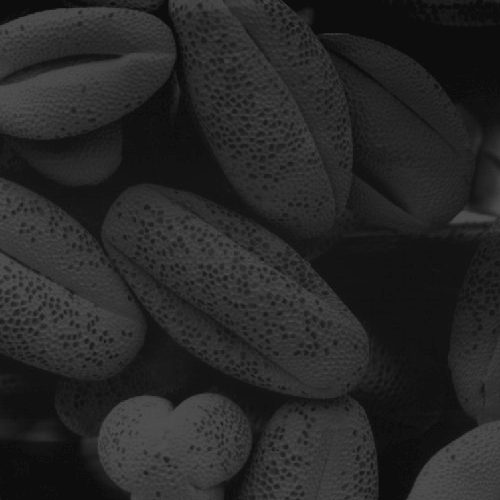
#> input picture lab_3/dark.tif, 500 x 500 px
$ python task1.py
#> lines starting #> are read from the running program, lines starting #| are printed output that depends on the picture
import cv2
from PIL import Image
from matplotlib import pyplot as plt

imageName = "dark.tif"
img = Image.open(imageName)
#> img is the input picture: PIL image 500x500 L; min 13, max 83, mean 38.7
img = img.convert("L")
width, height = img.size
#> width = 500; height = 500

array = []
for x in range(width):
    for y in range(height):
        pixel = img.getpixel((x, y))
        array.append(pixel)
#> after the loop, array = 250000 items


plt.hist(array, 255, facecolor='blue', alpha=0.5)
plt.show()
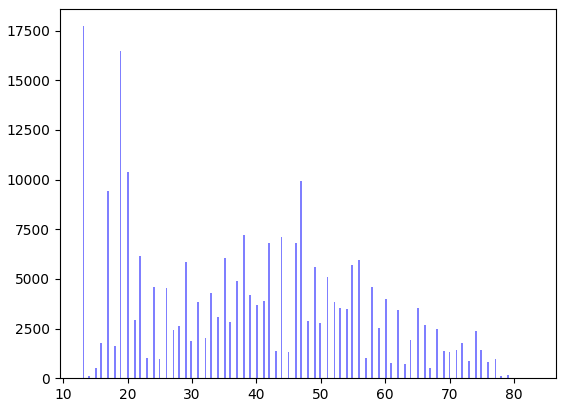
#> figure drawn by matplotlib, 1 panel; tallest bar 17718 high, from x = 13 to 13.27

img = cv2.imread('dark.tif', 0)

# find frequency of pixels in range 0-255
histr = cv2.calcHist([img], [0], None, [256], [0, 256])
#> histr = 256 values, max 17718 at index 13, min 0 at index 0, mean 976.6

# show the plotting graph of an image
plt.plot(histr)
plt.show()
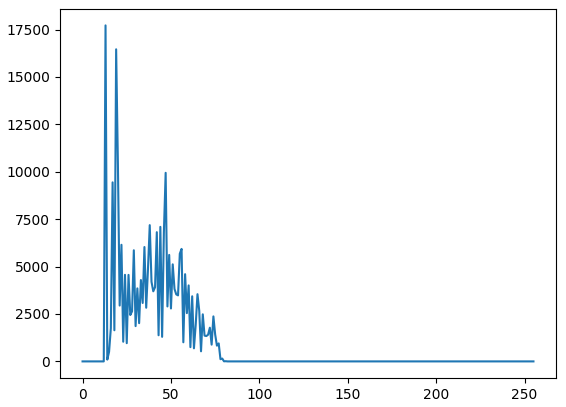
#> figure drawn by matplotlib, 1 panel; curve peaks at x = 13, y = 17718
